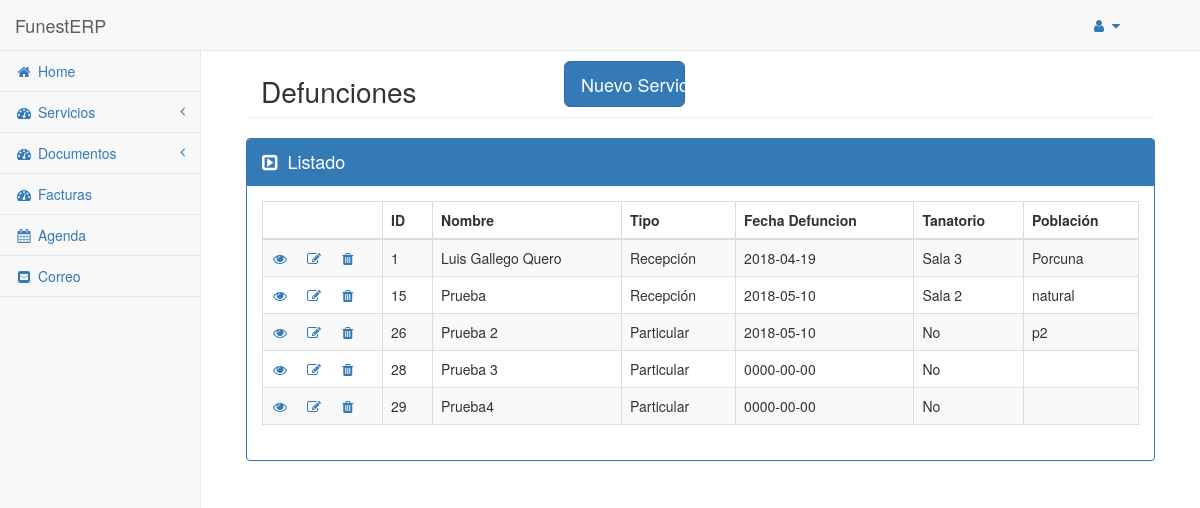
The page /erp/modulos/servicios/main.php?op=defunciones on the database as committed earlier.
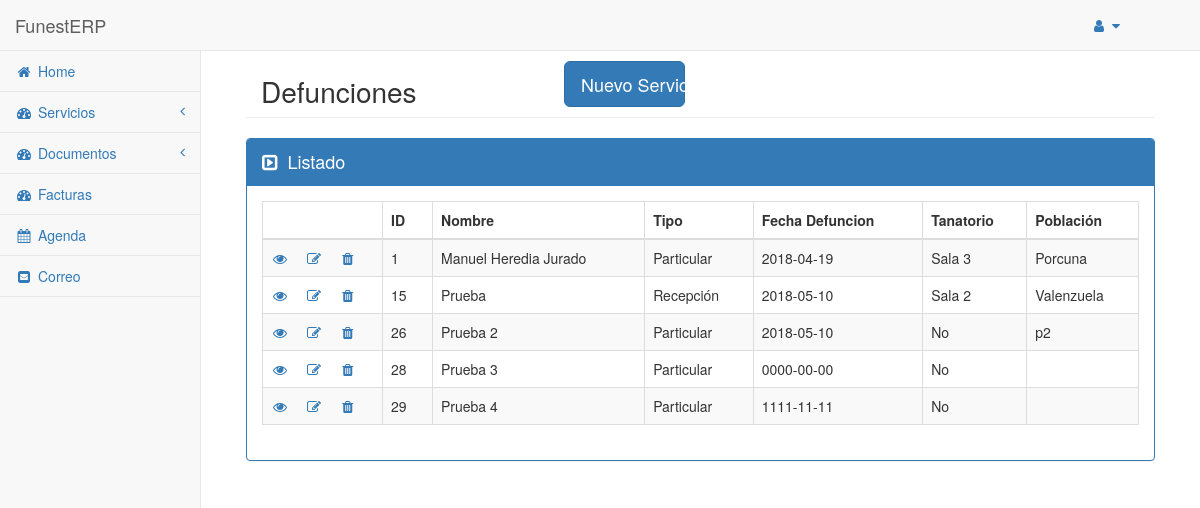
The same page on the database as committed later.
### tables this page shows
CREATE TABLE `difunto` (
  `id` int(11) NOT NULL,
  `nombre` varchar(50) NOT NULL,
  `dni` text,
  `sexo` enum('Hombre','Mujer') DEFAULT NULL,
  `poblacion` varchar(50) DEFAULT NULL,
  `provincia` varchar(50) DEFAULT NULL,
  `calle` varchar(50) DEFAULT NULL,
  `numero` varchar(11) DEFAULT NULL,
  `codigo_postal` varchar(5) DEFAULT NULL,
  `fecha_nacimiento` date DEFAULT NULL,
  `estado_civil` enum('Casado','Viudo','Soltero','') DEFAULT NULL,
  `nombre_pareja` varchar(50) DEFAULT NULL,
  `hijo_de` varchar(50) DEFAULT NULL,
  `poblacion2` varchar(50) DEFAULT NULL,
  `hijo_de2` varchar(50) DEFAULT NULL,
  `poblacion3` varchar(50) DEFAULT NULL
);

CREATE TABLE `servicio` (
  `id` int(11) NOT NULL,
  `id_dif` int(11) NOT NULL,
  `fecha_defuncion` date DEFAULT NULL,
  `hora_defuncion` time DEFAULT NULL,
  `fecha_entierro` date DEFAULT NULL,
  `hora_entierro` time DEFAULT NULL,
  `poblacion_entierro` varchar(50) DEFAULT NULL,
  `fecha_misa` date DEFAULT NULL,
  `hora_misa` time DEFAULT NULL,
  `tanatorio` enum('No','Sala 1','Sala 2','Sala 3') DEFAULT NULL,
  `tipo_servicio` enum('Particular','Compañia','Recepción','Tanatorio') DEFAULT NULL,
  `compañia` enum('Preventiva','Santa Lucía','Mapre','No') DEFAULT NULL
);

### config/API_Client.php (called while the page is built, shortened)
<?php
class APIClient {
    public $HOST = "localhost";
    public $BD = "funesterp";
    public $USER = "root";
    public $PASS = "";
    public $BD_CONEXION;
    public function __construct() {
        $this->BD_CONEXION = mysqli_connect($this->HOST, $this->USER, $this->PASS, $this->BD);
        mysqli_set_charset($this->BD_CONEXION, "utf8");
    }
    public function select($modulo, $cond = null, $campos = "*", $order = null, $limit = null) {
        $sql = $this->preparaSQL([
            "modulo" => $modulo,
            "cond" => $cond,
            "campos" => $campos,
            "order" => $order,
            "limit" => $limit
        ]);
        $resultado = $this->getRows($sql);
        return $resultado;
    }
    public function preparaSQL($parametros) {
        $parametros = (object)$parametros;
        if(!isset($parametros->cond)) $parametros->cond = 1;
        $sql = "SELECT $parametros->campos FROM $parametros->modulo WHERE $parametros->cond";
        return $sql;
    }
    public function getRows($sql) {
        if(!$res = $this->ejecutarSQL($sql)) return null;
        $resultado = [];
        while($row = mysqli_fetch_object($res)) {
            $resultado[] = $row;
        }
        return $resultado;
    }
    public function ejecutarSQL($sql) {
        $sql = trim($sql);
        $resultado = mysqli_query($this->BD_CONEXION, $sql);
        if($resultado) return $resultado;
        return false;
    }
}

### config/API_Global.php (called while the page is built, shortened)
<?php
require __DIR__ . "/API_Client.php";
$ApiClient = new APIClient();

### erp/modulos/servicios/defunciones.php (the view, shortened to what this page needs)
<?php
$miga = $_GET['miga'];
$defunciones = [];
if($miga == "") {
    $defunciones = $ApiClient->select("difunto");
}
$serv = [];
foreach ($defunciones as $def) {
    $servicio = $ApiClient->select("servicio", "id_dif='$def->id'");
    if(!empty($servicio)) $serv[$def->id] = $servicio[0];
    else $serv[$def->id] = (object)["tipo_servicio" => "", "tanatorio" => "", "fecha_defuncion" => ""];
}
?>
<div class="container-fluid">
    <div class="row page_header">
        <div class="col-md-3"><h1>Defunciones</h1></div>
        <div class="col-md-2 col-md-offset-1">
            <a href="main.php?op=nuevoServicio">
                <button type="button" class="btn btn-primary btn-lg btn-block">Nuevo Servicio</button>
            </a>
        </div>
    </div>
    <div class="row page_content">
        <div class="col-md-12">
            <div class="panel panel-primary">
                <div class="panel-heading info_seccion">
                    <i class="fa fa-caret-square-o-right"></i>Listado
                </div>
                <div class="panel-body">
                    <table class="table table-striped table-bordered table-hover">
                        <thead>
                            <tr>
                                <th></th>
                                <th>ID</th>
                                <th>Nombre</th>
                                <th>Tipo</th>
                                <th>Fecha Defuncion</th>
                                <th>Tanatorio</th>
                                <th>Población</th>
                            </tr>
                        </thead>
                        <tbody>
                            <?php foreach ($defunciones as $def){ ?>
                                <tr>
                                    <td class="iconos_td_defunciones">
                                        <a href="./main.php?op=v_defuncion&ref=<?= $def->id ?>" title="Ver"><i class="fa fa-eye fa-fw"></i></a>
                                        <a href="./main.php?op=e_defuncion&ref=<?= $def->id ?>" title="Editar"><i class="fa fa-edit fa-fw iconos_a"></i></a>
                                        <a href="#" title="Borrar" name="<?= $def->id; ?>" onclick="borrarServicio(this);"><i class="fa fa-trash fa-fw iconos_a"></i></a>
                                    </td>
                                    <td class="id_td"><?=  $def->id; ?></td>
                                    <td><?= $def->nombre; ?></td>
                                    <td><?= $serv[$def->id]->tipo_servicio; ?></td>
                                    <td><?= $serv[$def->id]->fecha_defuncion; ?></td>
                                    <td><?= $serv[$def->id]->tanatorio; ?></td>
                                    <td><?= $def->poblacion; ?></td>
                                </tr>
                            <?php } ?>
                        </tbody>
                    </table>
                </div>
            </div>
        </div>
    </div>
</div>

### erp/modulos/servicios/main.php (shortened to what this page needs)
<?php
require '../../../config/API_Global.php';
?>
<!DOCTYPE html>
<html>
<head>
    <?php include('../head_main.php'); ?>
</head>
<body>
    <?php include "../navModulos.php"; ?>
    <div id="page-wrapper">
        <?php
            $op = $_GET['op'];
            if($op == "nuevoServicio") {
                $editar = false;
                include "./nuevoServicio.php";
            }
            else if($op == "defunciones") include "./defunciones.php";
        ?>
    </div>
            var editar = "<?php print_r($editar); ?>";
            var hayServicio = "<?php print_r($hayServicio); ?>";
</body>
</html>

### erp/modulos/head_main.php (shortened to what this page needs)
<link href="../../../bootstrap/css/bootstrap.min.css" rel="stylesheet">
<link href="../../css/estilosERP.css" rel="stylesheet">
<link href="../../../bootstrap/fontAwesome/css/font-awesome.min.css" rel="stylesheet">
<link href="../../../bootstrap/metisMenu/metisMenu.min.css" rel="stylesheet">
<link rel="stylesheet" href="../../js/alertify/css/alertify.min.css">
<link rel="stylesheet" href="../../js/alertify/css/themes/default.min.css">

### erp/modulos/navModulos.php (shortened to what this page needs)
<div id="wrapper">
    <nav class="navbar navbar-default navbar-static-top navGlobal" role="navigation" style="margin-bottom: 0">
        <?php include "../navSuperior.php"; ?>
        <div class="navbar-default sidebar" role="navigation">
            <div class="sidebar-nav navbar-collapse">
                <ul class="nav" id="side-menu">
                    <li><a href="../../index.php"><i class="fa fa-home fa-fw"></i>Home</a></li>
                    <li>
                        <a href="#">
                            <i class="fa fa-dashboard fa-fw"></i>Servicios
                            <span class="fa arrow"></span>
                        </a>
                    </li>
                    <li>
                        <a href="#">
                            <i class="fa fa-dashboard fa-fw"></i>Documentos
                            <span class="fa arrow"></span>
                        </a>
                    </li>
                    <?php if($_SESSION["login_info"]->rol != "empleado"){ ?>
                        <li><a href="../../modulos/contabilidad/main.php?op=facturas"><i class="fa fa-dashboard fa-fw"></i>Facturas</a></li>
                    <?php } ?>
                    <li><a href="../../modulos/agenda.php"><i class="fa fa-calendar fa-fw"></i>Agenda</a></li>
                    <li><a href="../../modulos/correo/correo.php"><i class="fa fa-envelope-square fa-fw"></i>Correo</a></li>
                </ul>
            </div>
        </div>
    </nav>
</div>

### erp/modulos/navSuperior.php (shortened to what this page needs)
<div class="navbar-header">
    <a class="navbar-brand" href="../../index.php">FunestERP</a>
</div>
<ul class="nav navbar-top-links navbar-right nav_sup" style="margin-right: 50px;">
    <li class="dropdown">
        <a class="dropdown-toggle" data-toggle="dropdown" href="#">
            <i class="fa fa-user fa-fw"></i>
            <i class="fa fa-caret-down"></i>
        </a>
    </li>
</ul>

### erp/css/estilosERP.css (style rules this page uses)
body { background-color: #f8f8f8; }
#wrapper { width: 100%; }
#page-wrapper { padding: 0 15px; min-height: 850px; background-color: #ffffff; }
@media (min-width: 768px) { #page-wrapper { position: inherit; margin: 0 0 0 200px; padding: 0 30px; border-left: 1px solid #e7e7e7; } }
.navbar-top-links { margin-right: 0; }
.navbar-top-links li { display: inline-block; }
.navbar-top-links li:last-child { margin-right: 15px; }
.navbar-top-links li a { padding: 15px; min-height: 50px; }
.sidebar .sidebar-nav.navbar-collapse { padding-left: 0; padding-right: 0; }
.sidebar ul li { border-bottom: 1px solid #e7e7e7; }
.sidebar .arrow { float: right; }
.sidebar .fa.arrow:before { content: "\f104"; }
@media (min-width: 768px) { .sidebar { z-index: 1; position: absolute; width: 200px; margin-top: 51px; } }
#side-menu li i { margin-right: 5px; }
.page_header { margin: 5px 0 20px 0; border-bottom: 1px solid #eee; }
.page_header h1 { font-size: 200%; }
.page_header button { margin-top: 5px; }
.iconos_td_defunciones { width: 120px; }
.iconos_a { margin-left: 12px; }
.id_td { width: 50px; }
.info_seccion { color: #ffffff; font-size: large; }
.info_seccion i { margin-right: 10px; }

Rows that differ between the two databases and show on the page:
changed difunto "Porcuna": nombre "Luis Gallego Quero" → "Manuel Heredia Jurado"; id.tipo_servicio "Recepción" → "Particular"
changed difunto "Prueba": poblacion "natural" → "Valenzuela"
changed difunto id 29: nombre "Prueba4" → "Prueba 4"; id.fecha_defuncion "0000-00-00" → "1111-11-11"
